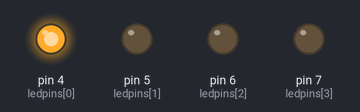
This sketch was run on a simulated Arduino Uno, built with avr-gcc and run on an emulated ATmega328P. Shown: output pins drawn as LEDs (lit = HIGH).

Above: at 0.05 s.
Timing chart, 0 to 3.0 s (numbered marks = the images above):
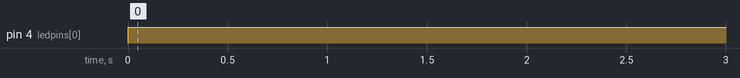

The sketch:

rehab.ino
```cpp
int ledpins[] ={4,5,6,7};
int k=0;
void setup() {
  // put your setup code here, to run once:
for(int index=0;index<4;index++)

  pinMode (ledpins[index],OUTPUT);
}

void loop() {
  // put your main code here, to run repeatedly:
for(int k=0;k<4;k++);
{
  if(k==3)
  {
    for(int x=3;x>0;x--)
    {
      digitalWrite (ledpins[x],HIGH);
      delay(1000);
      digitalWrite (ledpins[x],LOW);

    }
  }
else
{
  digitalWrite (ledpins[k],HIGH);
  delay(1000);
  digitalWrite (ledpins[k],LOW);

}
}

}
```

Measured:
- by itself, pin 4 (ledpins[0]): LOW → HIGH at 0.00 s
